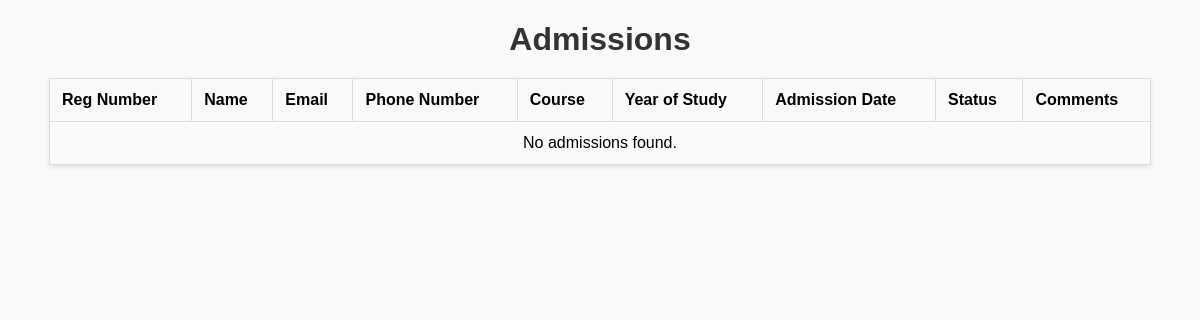
Before: /admissions/ with the older database file.
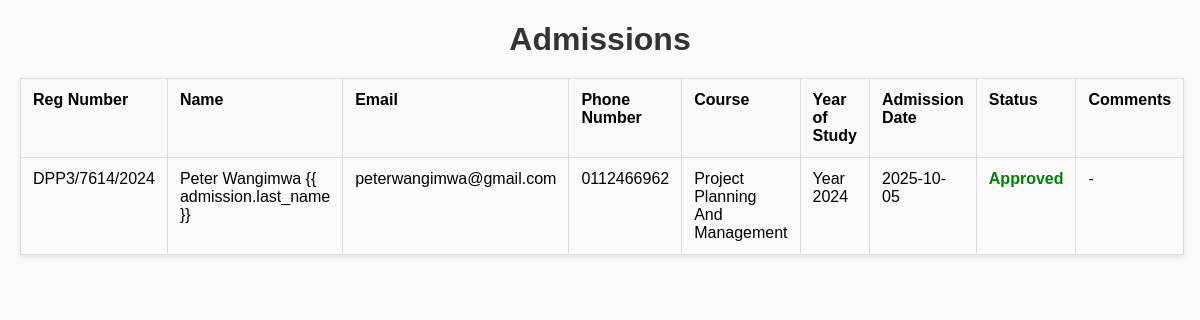
After: the same page with the newer database file.
### Admissions/models.py (models this page shows, shortened)
class Admission(models.Model):
    first_name = models.CharField(max_length=200)
    middle_name = models.CharField(max_length=200, blank=True, null=True)
    last_name = models.CharField(max_length=200)
    email = models.EmailField(unique=True)
    phone_number = models.CharField(max_length=20)
    reg_number = models.CharField(max_length=50, unique=True)
    course = models.CharField(max_length=200)
    year_of_study = models.IntegerField(blank=True, null=True)
    admission_date = models.DateField(default=timezone.now)
    gender = models.CharField(max_length=10, choices=[
        ("male", "Male"),
        ("female", "Female"),
        ("other", "Other"),
    ], blank=True, null=True)
    date_of_birth = models.DateField(blank=True, null=True)
    address = models.TextField(blank=True, null=True)
    status = models.CharField(max_length=20, choices=[
        ("pending", "Pending"),
        ("approved", "Approved"),
        ("rejected", "Rejected"),
    ], default="pending")
    comments = models.TextField(blank=True, null=True)
    created_at = models.DateTimeField(auto_now_add=True)
    updated_at = models.DateTimeField(auto_now=True)

### Admissions/views.py (the view)
# urls.py: path('', views.admissions_view, name='admissions'),
def admissions_view(request):
    admissions_list = Admission.objects.all()
    return render(request, "admissions.html", {"admissions": admissions_list})

### Admissions/templates/admissions.html (shortened to what this page needs)
<!DOCTYPE html>
<html lang="en">
  <head>
  </head>
  <body>
    <h1>Admissions</h1>
    <table>
      <thead>
        <tr>
          <th>Reg Number</th>
          <th>Name</th>
          <th>Email</th>
          <th>Phone Number</th>
          <th>Course</th>
          <th>Year of Study</th>
          <th>Admission Date</th>
          <th>Status</th>
          <th>Comments</th>
        </tr>
      </thead>
      <tbody>
        {% for admission in admissions %}
        <tr>
          <td>{{ admission.reg_number }}</td>
          <td>
            {{ admission.first_name }} {{ admission.middle_name }} {{
            admission.last_name }}
          </td>
          <td>{{ admission.email }}</td>
          <td>{{ admission.phone_number }}</td>
          <td>{{ admission.course }}</td>
          <td>
            {% if admission.year_of_study %} Year {{ admission.year_of_study }}
            {% else %} N/A {% endif %}
          </td>
          <td>{{ admission.admission_date|date:"Y-m-d" }}</td>
          <td class="status {{ admission.status }}">{{ admission.status }}</td>
          <td>{{ admission.comments|default:"-" }}</td>
        </tr>
        {% empty %}
        <tr>
          <td colspan="9" style="text-align: center">No admissions found.</td>
        </tr>
        {% endfor %}
      </tbody>
    </table>
  </body>
</html>

### Admissions/templates/admissions.html (style rules this page uses)
body { font-family: Arial, sans-serif; margin: 20px; background-color: #fafafa; }
table { width: 95%; border-collapse: collapse; margin: 20px auto; box-shadow: 0 2px 5px rgba(0, 0, 0, 0.1); }
th, td { padding: 12px; border: 1px solid #ddd; text-align: left; vertical-align: top; }
th { background-color: #f8f9fa; font-weight: bold; }
h1 { text-align: center; margin-bottom: 20px; color: #333; }
.status { font-weight: bold; text-transform: capitalize; }
.status.approved { color: green; }

Changed rows visible on the page:
added Admission: reg_number "DPP3/7614/2024", first_name "Peter", middle_name "Wangimwa", email "peterwangimwa@gmail.com", phone_number "0112466962", course "Project Planning And Management", year_of_study "2024", admission_date "2025-10-05", status "Approved", comments "-"
Other visible differences:
text no longer shown: "No admissions found."
